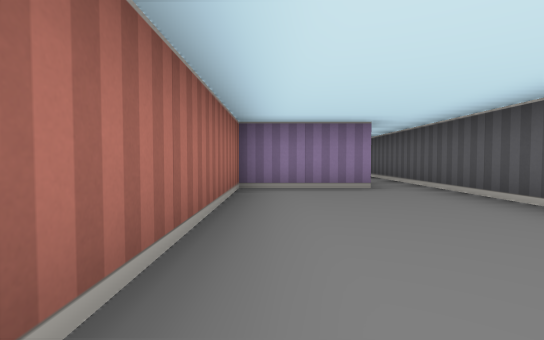
view 1 (above)

13 first-person views from a walk through a cub3D ray-caster map. The camera is about half as high as the walls, tilts 2° down and sees 85° across. The floor is counted in squares. Each view is taken from the middle of a square. On the plan, view 1 faces up. The plan holds only what a view shows up to about 9 squares ahead; the rest is blank.

view 2
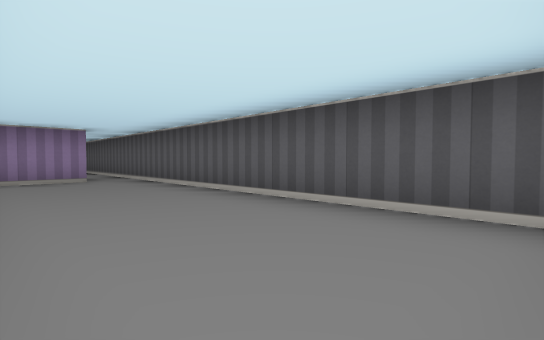

view 3
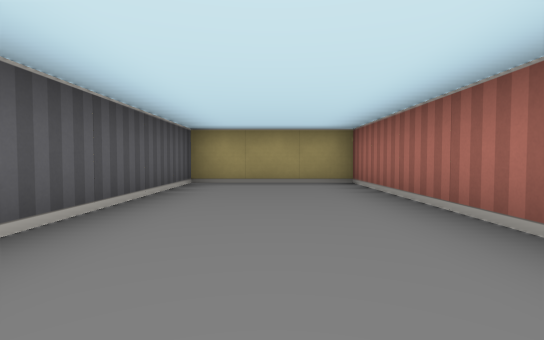

view 4
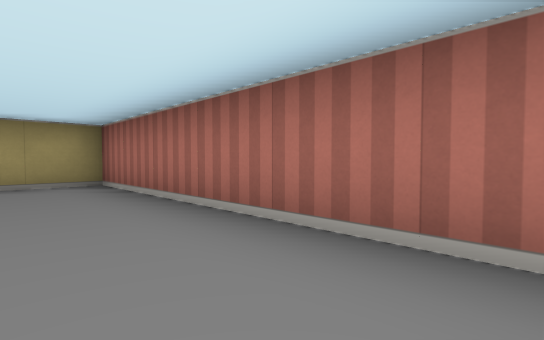

view 5
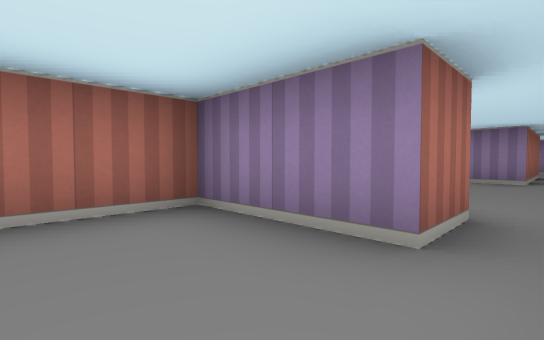

view 6
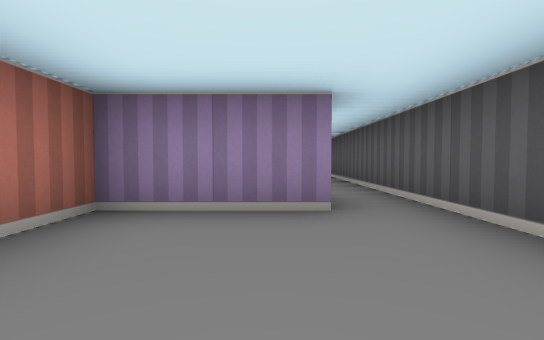

view 7
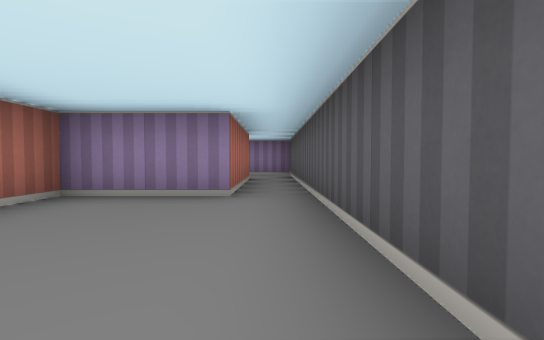

view 8
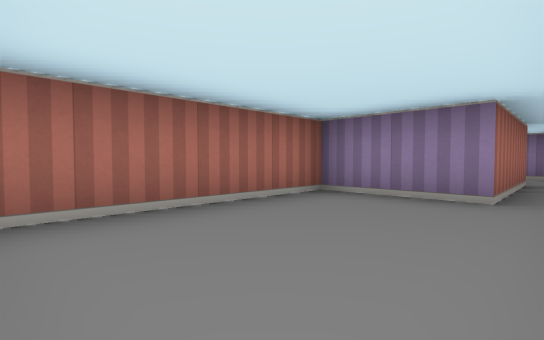

view 9
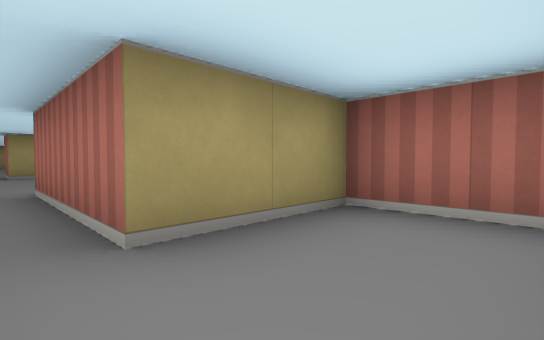

view 10
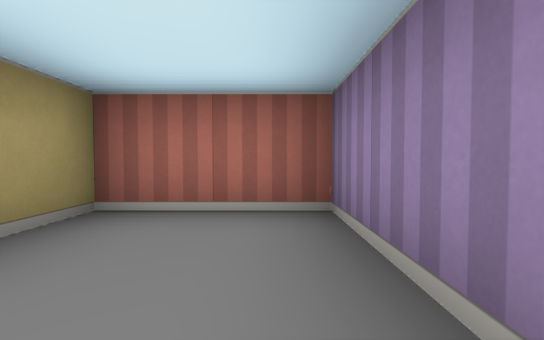

view 11
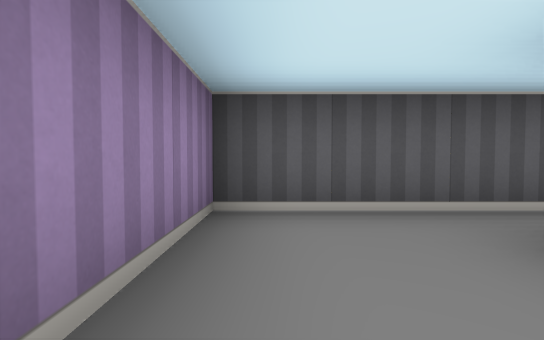

view 12
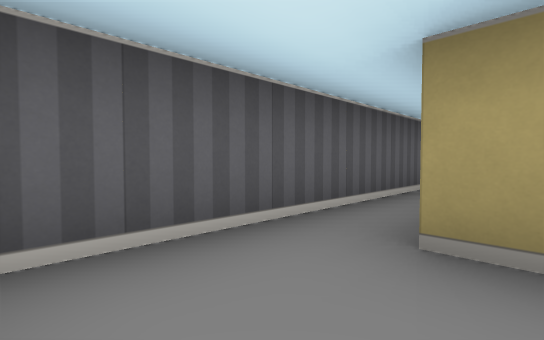

view 13
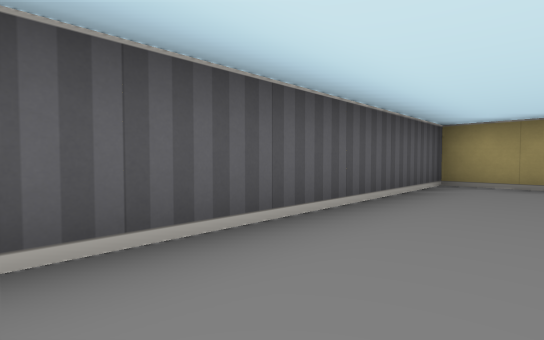

### Floor plan
Ten units are one square. View 1 is at (0, 0); x grows to the right and y downward. Boxes are objects, and circles mark ways between rooms. Rooms are numbered by the first view taken in them; rooms with no view inside come last. Other rooms are left out.
<svg viewBox="-10 -150 40 180">
<path fill="none" stroke="#000" d="M15 -45 -5 -45 -5 25 25 25 25 -45M10 -55 15 -55 15 -45M15 -95 -5 -95 -5 -60M25 -45 25 -95M25 -95 25 -145 -5 -145 -5 -125 15 -125 15 -95"/>
<circle cx="20" cy="-50" r="3" fill="#2a7"/>
<circle cx="20" cy="-100" r="3" fill="#2a7"/>
<text x="10" y="-10">1</text>
<text x="10" y="-70">2</text>
<text x="10" y="-130">3</text>
</svg>
Room 1 opens to room 2. Room 2 opens to room 3.

Where each view was taken, in squares from view 1:
view 1: 0 up, 0 right, facing up
view 2: 2 down, 0 right, facing up-right
view 3: 3 up, 1 right, facing down
view 4: 3 up, 1 right, facing down-left
view 5: 3 up, 2 right, facing up-left
view 6: 2 up, 1 right, facing up
view 7: 6 up, 2 right, facing up
view 8: 6 up, 2 right, facing up-left
view 9: 14 up, 2 right, facing down-left
view 10: 14 up, 2 right, facing left
view 11: 14 up, 0 right, facing right
view 12: 14 up, 1 right, facing down-right
view 13: 3 up, 1 right, facing down-right
